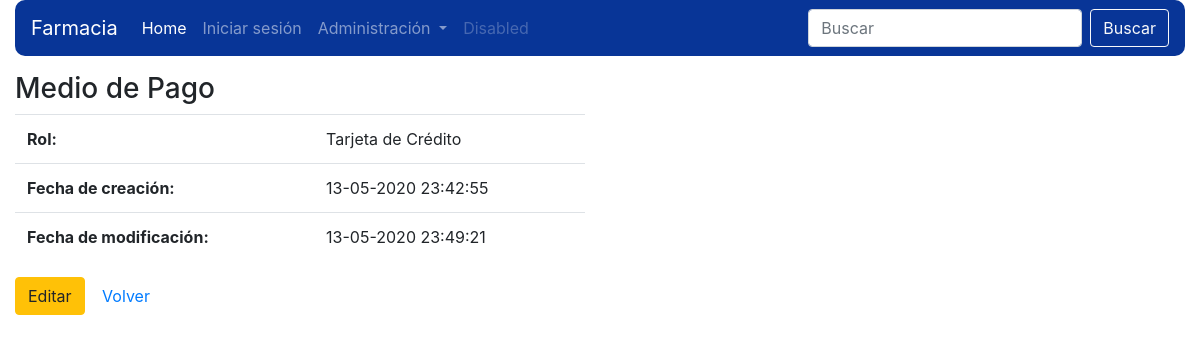
Page /verMedPagos.php?id=2 on the committed database.
### tables this page shows
CREATE TABLE `medios_pago` (
  `id` int(11) NOT NULL,
  `nombre` varchar(50) NOT NULL,
  `created_at` datetime DEFAULT NULL,
  `updated_at` datetime DEFAULT NULL
);

### class/modelo.php (called while the page is built, shortened)
<?php
class Modelo
{
	public function __construct(){
		$this->_db = new Database;
	}
}

### class/medpagosModel.php (called while the page is built, shortened)
<?php
require('modelo.php');
class medPagosModel extends Modelo
{
	public function getMedPagosId($id){
		$id = (int) $id;
		$medpago = $this->_db->prepare("SELECT id, nombre, created_at, updated_at FROM medios_pago WHERE id = ?");
		$medpago->bindParam(1, $id);
		$medpago->execute();
		return $medpago->fetch();
	}
}

### verMedPagos.php (the view, shortened to what this page needs)
<?php
require('class/medpagosModel.php');
$medpagos = new medpagosModel;
if (isset($_GET['id'])) {
	$id = filter_var($_GET['id'], FILTER_VALIDATE_INT);
	$res = $medpagos->getMedPagosId($id);
}
?>
<!DOCTYPE html>
<html>
<head>
	<link rel="stylesheet" href="https://stackpath.bootstrapcdn.com/bootstrap/4.4.1/css/bootstrap.min.css">
</head>
<body>
	<div class="container-fluid">
		<?php include('header.php'); ?>
		<div class="row">
			<div class="col-md-6 mt-3">
				<h3>Medio de Pago</h3>
				<table class="table table-hover">
					<tr>
						<th>Rol:</th>
						<td><?php echo $res['nombre']; ?></td>
					</tr>
					<tr>
						<th>Fecha de creación:</th>
						<td>
							<?php
								$fecha_reg = new DateTime($res['created_at']);
								echo $fecha_reg->format('d-m-Y H:i:s');
							?>
						</td>
					</tr>
					<tr>
						<th>Fecha de modificación:</th>
						<td>
							<?php
								$fecha_mod = new DateTime($res['updated_at']);
								echo $fecha_mod->format('d-m-Y H:i:s');
							?>
						</td>
					</tr>
				</table>
				<p>
					<a href="" class="btn btn-warning">Editar</a>
					<a href="medios_pago.php" class="btn btn-link">Volver</a>
				</p>
			</div>
		</div>
	</div>
</body>
</html>

### rows in the picture
medios_pago: nombre "Tarjeta de Crédito", created_at "13-05-2020 23:42:55", updated_at "13-05-2020 23:49:21"
